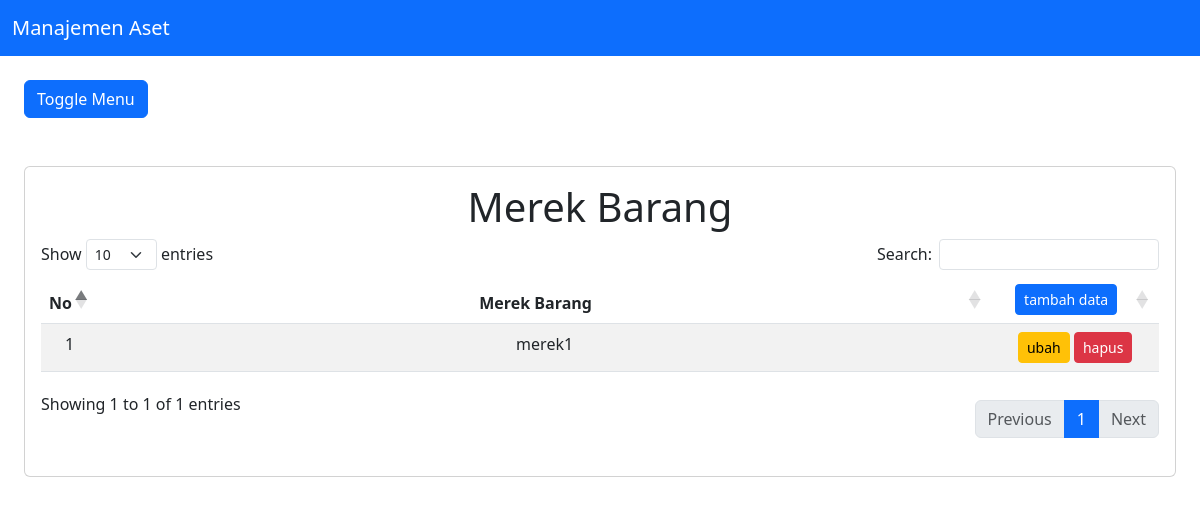
Before: /merek/index.php with the older database file.
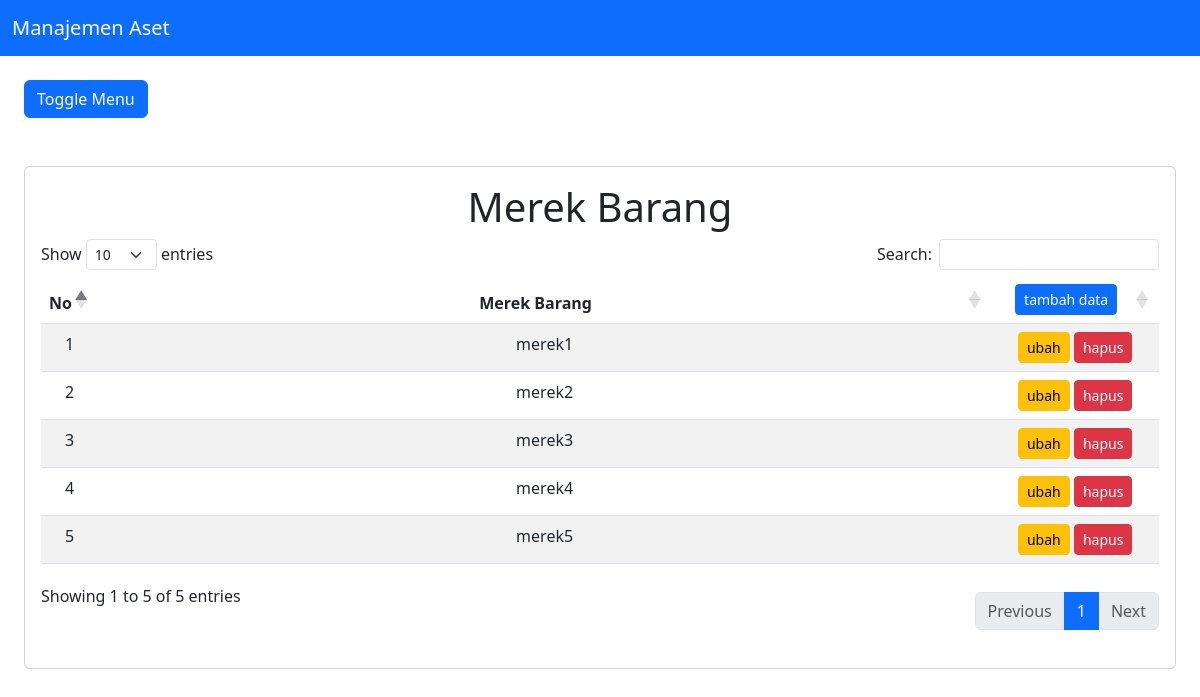
After: the same page with the newer database file.
### tables this page shows
CREATE TABLE `merek_barang`  (
  `id_merek_barang` int NOT NULL AUTO_INCREMENT,
  `nama_merek_barang` varchar(255) NULL DEFAULT NULL,
  PRIMARY KEY (`id_merek_barang`) USING BTREE,
  INDEX `nama_merek_barang`(`nama_merek_barang`) USING BTREE
);

### koneksi.php (called while the page is built)
<?php
$db = mysqli_connect("localhost", "root", "", "pendataan");
function query($query)
{
    global $db;
    $result = mysqli_query($db, $query);
    $rows = [];
    while ($row = mysqli_fetch_assoc($result)) {
        $rows[] = $row;
    }
    return $rows;
}

### merek/index.php (the view, shortened to what this page needs)
<?php
require '../header.php';
$merek_barang = query("SELECT * FROM merek_barang ORDER BY id_merek_barang Asc");
?>
<body>
  <div class="p-4" id="main-content">
    <button class="btn btn-primary" id="button-toggle">
      Toggle Menu
    </button>
    <div class="card mt-5">
      <div class="card-body">
        <h1 style="text-align:center">Merek Barang</h1>
        <table class="table table-striped" id="datatable">
          <thead>
            <tr style="text-align:center">
              <th width="5%" style="text-align:center">No</th>
              <th style="text-align:center">Merek Barang</th>
              <th width="15%" style="text-align:center">
                <a class="btn btn-sm btn-primary" href="tambah.php" role="button">tambah data</a>
              </th>
            </tr>
          </thead>
          <tbody>
            <?php $no = 1; ?>
            <?php foreach ($merek_barang as $row) : ?>
              <tr>
                <td width="5%" style="text-align: center;" scope="row"><?= $no; ?></td>
                <td style="text-align: center;"><?= $row["nama_merek_barang"]; ?></td>
                <td style="text-align: center">
                  <a class="btn btn-sm btn-warning" href="ubah.php?id_merek_barang=<?= $row["id_merek_barang"]; ?>" role="button">ubah</a>
                  <a class="btn btn-sm btn-danger" href="hapus.php?id_merek_barang=<?= $row["id_merek_barang"]; ?>" onclick="return confirm('yakin?');" role="button">hapus</a>
                </td>
              </tr>
            <?php $no++;
            endforeach; ?>
          </tbody>
        </table>
      </div>
    </div>
  </div>
</body>
<?php require '../footer.php'; ?>

Changed rows visible on the page:
added merek_barang: nama_merek_barang "merek2"
added merek_barang: nama_merek_barang "merek3"
added merek_barang: nama_merek_barang "merek4"
added merek_barang: nama_merek_barang "merek5"
Other visible differences:
text written by a page script: "Show entries Search: Showing 1 to 1 of 1 entries Previous 1 Next" → "Show entries Search: Showing 1 to 5 of 5 entries Previous 1 Next"
